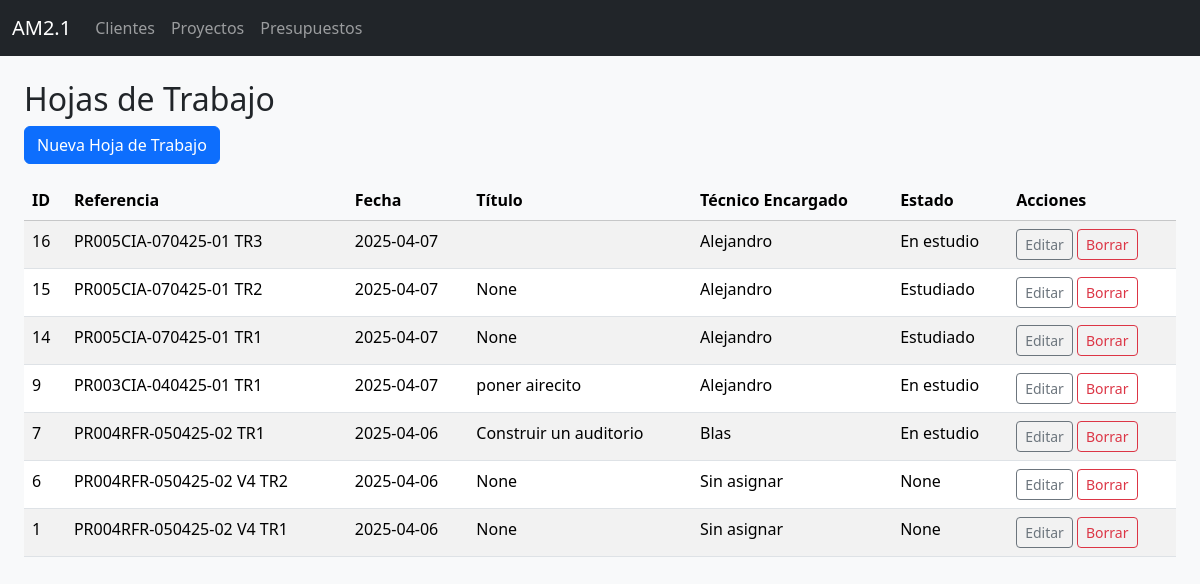
Before: /hojas_trabajo with the older database file.
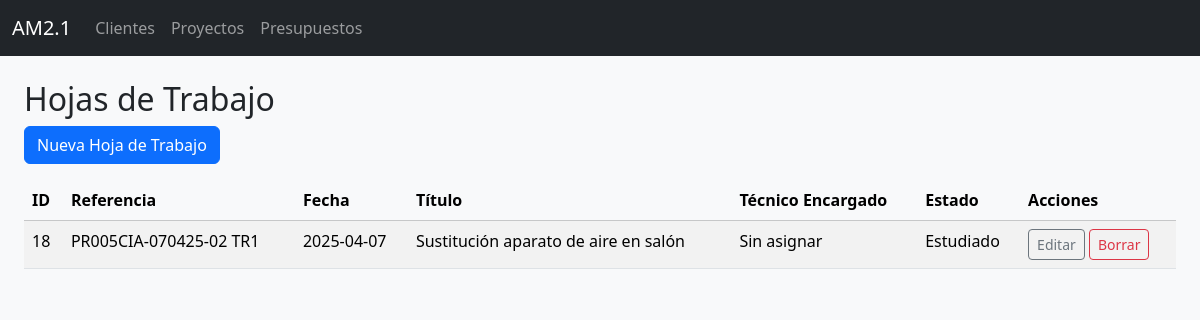
After: the same page with the newer database file.
### tables this page shows
CREATE TABLE hojas_trabajo (
            id INTEGER PRIMARY KEY AUTOINCREMENT,
            id_proyecto INTEGER NOT NULL,
            referencia TEXT NOT NULL,
            fecha TEXT NOT NULL,
            tipo_via TEXT,
            nombre_via TEXT,
            numero_via TEXT,
            puerta TEXT,
            codigo_postal TEXT,
            poblacion TEXT,
            titulo TEXT,
            notas TEXT,
            tecnico_encargado TEXT,
            aprobacion TEXT,
            fecha_aprobacion TEXT,
            estado TEXT,
            FOREIGN KEY (id_proyecto) REFERENCES proyectos(id) ON DELETE CASCADE
        );

### hojas_trabajo.py (the view)
@hojas_trabajo_bp.route("/hojas_trabajo")
def listar_hojas():
    hojas = db.execute_query("""
        SELECT h.*, pr.nombre_proyecto, cl.nombre AS cliente,
            COALESCE(h.tecnico_encargado,
                (SELECT tecnico_encargado FROM presupuestos WHERE id_proyecto = h.id_proyecto ORDER BY id DESC LIMIT 1)
            ) AS tecnico_encargado
        FROM hojas_trabajo h
        JOIN proyectos pr ON h.id_proyecto = pr.id
        JOIN clientes cl ON pr.id_cliente = cl.id
        ORDER BY h.id DESC
    """, fetch=True)
    return render_template("hojas_trabajo_list.html", hojas=hojas)

### dbhelper.py (called while the page is built)
    def execute_query(self, query, params=(), fetch=False, fetchone=False):
        with sqlite3.connect(self.db_path) as conn:
            conn.row_factory = sqlite3.Row  # Permite acceder a columnas por nombre
            cursor = conn.cursor()
            cursor.execute(query, params)
            result = None
            if fetch:
                result = cursor.fetchall()
            elif fetchone:
                result = cursor.fetchone()
            else:
                result = cursor.lastrowid
            conn.commit()
        return result

### templates/hojas_trabajo_list.html
{% extends "layout.html" %}
{% block content %}
<div class="container-fluid mt-4">
  <h2>Hojas de Trabajo</h2>
  <a href="{{ url_for('hojas_trabajo_bp.nuevo_hoja_trabajo') }}" class="btn btn-primary mb-3">
    Nueva Hoja de Trabajo
  </a>
  <table class="table table-striped w-100">
    <thead class="table-light">
      <tr>
        <th>ID</th>
        <th>Referencia</th>
        <th>Fecha</th>
        <th>Título</th>
        <th>Técnico Encargado</th>
        <th>Estado</th>
        <th>Acciones</th>
      </tr>
    </thead>
    <tbody>
      {% for hoja in hojas %}
      <tr>
        <td>{{ hoja.id }}</td>
        <td>{{ hoja.referencia }}</td>
        <td>{{ hoja.fecha }}</td>
        <td>{{ hoja.titulo }}</td>
        <td>{{ hoja.tecnico_encargado or "Sin asignar" }}</td>
        <td>{{ hoja.estado }}</td>
        <td>
          <a href="{{ url_for('hojas_trabajo_bp.editar_hoja_trabajo', id=hoja.id) }}" class="btn btn-sm btn-outline-secondary">Editar</a>
          <form action="{{ url_for('hojas_trabajo_bp.borrar_hoja_trabajo', id=hoja.id) }}" method="post" style="display:inline;">
            <button type="submit" class="btn btn-sm btn-outline-danger" onclick="return confirm('¿Está seguro de borrar esta hoja de trabajo?');">Borrar</button>
          </form>
        </td>
      </tr>
      {% else %}
      <tr>
        <td colspan="7" class="text-center">No se encontraron hojas de trabajo.</td>
      </tr>
      {% endfor %}
    </tbody>
  </table>
</div>
{% endblock %}

### templates/layout.html (shortened to what this page needs)
<!DOCTYPE html>
<html lang="es">
<head>
  <link href="https://cdn.jsdelivr.net/npm/bootstrap@5.3.3/dist/css/bootstrap.min.css" rel="stylesheet">
</head>
<link rel="stylesheet" href="{{ url_for('static', filename='custom.css') }}">
<body class="bg-light">
  <nav class="navbar navbar-expand-lg navbar-dark bg-dark">
    <div class="container-fluid">
      <a class="navbar-brand" href="{{ url_for('index') }}">AM2.1</a>
      <div class="collapse navbar-collapse">
        <ul class="navbar-nav me-auto mb-2 mb-lg-0">
          <li class="nav-item">
            <a class="nav-link" href="{{ url_for('clientes_bp.listar_clientes') }}">Clientes</a>
          </li>
          <li class="nav-item">
            <a class="nav-link" href="{{ url_for('proyectos_bp.listar_proyectos') }}">Proyectos</a>
          </li>
          <li class="nav-item">
            <a class="nav-link" href="{{ url_for('presupuestos_bp.listar_presupuestos') }}">Presupuestos</a>
          </li>
        </ul>
      </div>
    </div>
  </nav>
  <div class="container-fluid mt-4">
    {% block content %}
    {% endblock %}
  </div>
</body>
</html>

Changed rows visible on the page:
removed hojas_trabajo: id "16", referencia "PR005CIA-070425-01 TR3", fecha "2025-04-07", tecnico_encargado "Alejandro", estado "En estudio"
removed hojas_trabajo: id "15", referencia "PR005CIA-070425-01 TR2", fecha "2025-04-07", titulo "None", tecnico_encargado "Alejandro", estado "Estudiado"
removed hojas_trabajo: id "14", referencia "PR005CIA-070425-01 TR1", fecha "2025-04-07", titulo "None", tecnico_encargado "Alejandro", estado "Estudiado"
removed hojas_trabajo: id "9", referencia "PR003CIA-040425-01 TR1", fecha "2025-04-07", titulo "poner airecito", tecnico_encargado "Alejandro", estado "En estudio"
removed hojas_trabajo: id "7", referencia "PR004RFR-050425-02 TR1", fecha "2025-04-06", titulo "Construir un auditorio", tecnico_encargado "Blas", estado "En estudio"
removed hojas_trabajo: id "6", referencia "PR004RFR-050425-02 V4 TR2", fecha "2025-04-06", titulo "None", tecnico_encargado "Sin asignar", estado "None"
removed hojas_trabajo: id "1", referencia "PR004RFR-050425-02 V4 TR1", fecha "2025-04-06", titulo "None", tecnico_encargado "Sin asignar", estado "None"
added hojas_trabajo: id "18", referencia "PR005CIA-070425-02 TR1", fecha "2025-04-07", titulo "Sustitución aparato de aire en salón", tecnico_encargado "Sin asignar", estado "Estudiado"
